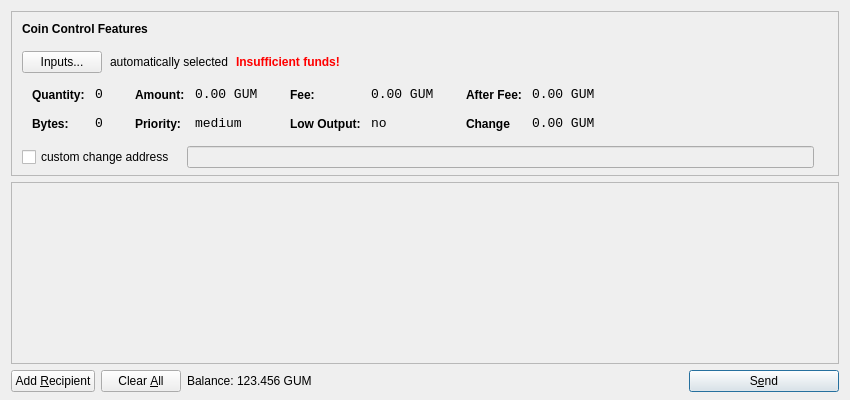
<?xml version="1.0" encoding="UTF-8"?>
<ui version="4.0">
 <class>SendCoinsDialog</class>
 <widget class="QDialog" name="SendCoinsDialog">
  <property name="geometry">
   <rect>
    <x>0</x>
    <y>0</y>
    <width>850</width>
    <height>400</height>
   </rect>
  </property>
  <property name="windowTitle">
   <string>Send Coins</string>
  </property>
  <layout class="QVBoxLayout" name="verticalLayout" stretch="0,1,0">
   <property name="bottomMargin">
    <number>8</number>
   </property>
   <item>
    <widget class="QFrame" name="frameCoinControl">
     <property name="sizePolicy">
      <sizepolicy hsizetype="Expanding" vsizetype="Expanding">
       <horstretch>0</horstretch>
       <verstretch>0</verstretch>
      </sizepolicy>
     </property>
     <property name="maximumSize">
      <size>
       <width>16777215</width>
       <height>16777215</height>
      </size>
     </property>
     <property name="frameShape">
      <enum>QFrame::StyledPanel</enum>
     </property>
     <property name="frameShadow">
      <enum>QFrame::Sunken</enum>
     </property>
     <layout class="QVBoxLayout" name="verticalLayoutCoinControl2">
      <property name="spacing">
       <number>-1</number>
      </property>
      <property name="leftMargin">
       <number>0</number>
      </property>
      <property name="topMargin">
       <number>0</number>
      </property>
      <property name="rightMargin">
       <number>0</number>
      </property>
      <property name="bottomMargin">
       <number>6</number>
      </property>
      <item>
       <layout class="QVBoxLayout" name="verticalLayoutCoinControl" stretch="0,0,0,0,1">
        <property name="spacing">
         <number>0</number>
        </property>
        <property name="leftMargin">
         <number>10</number>
        </property>
        <property name="topMargin">
         <number>10</number>
        </property>
        <item>
         <layout class="QHBoxLayout" name="horizontalLayoutCoinControl1">
          <property name="bottomMargin">
           <number>15</number>
          </property>
          <item>
           <widget class="QLabel" name="labelCoinControlFeatures">
            <property name="sizePolicy">
             <sizepolicy hsizetype="Preferred" vsizetype="Maximum">
              <horstretch>0</horstretch>
              <verstretch>0</verstretch>
             </sizepolicy>
            </property>
            <property name="font">
             <font>
              <weight>75</weight>
              <bold>true</bold>
             </font>
            </property>
            <property name="styleSheet">
             <string notr="true">font-weight:bold;</string>
            </property>
            <property name="text">
             <string>Coin Control Features</string>
            </property>
           </widget>
          </item>
         </layout>
        </item>
        <item>
         <layout class="QHBoxLayout" name="horizontalLayoutCoinControl2" stretch="0,0,0,0">
          <property name="spacing">
           <number>8</number>
          </property>
          <property name="bottomMargin">
           <number>10</number>
          </property>
          <item>
           <widget class="QPushButton" name="pushButtonCoinControl">
            <property name="styleSheet">
             <string notr="true"/>
            </property>
            <property name="text">
             <string>Inputs...</string>
            </property>
           </widget>
          </item>
          <item>
           <widget class="QLabel" name="labelCoinControlAutomaticallySelected">
            <property name="text">
             <string>automatically selected</string>
            </property>
            <property name="margin">
             <number>5</number>
            </property>
           </widget>
          </item>
          <item>
           <widget class="QLabel" name="labelCoinControlInsuffFunds">
            <property name="font">
             <font>
              <weight>75</weight>
              <bold>true</bold>
             </font>
            </property>
            <property name="styleSheet">
             <string notr="true">color:red;font-weight:bold;</string>
            </property>
            <property name="text">
             <string>Insufficient funds!</string>
            </property>
            <property name="margin">
             <number>5</number>
            </property>
           </widget>
          </item>
          <item>
           <spacer name="horizontalSpacerCoinControl">
            <property name="orientation">
             <enum>Qt::Horizontal</enum>
            </property>
            <property name="sizeHint" stdset="0">
             <size>
              <width>40</width>
              <height>1</height>
             </size>
            </property>
           </spacer>
          </item>
         </layout>
        </item>
        <item>
         <widget class="QWidget" name="widgetCoinControl" native="true">
          <property name="sizePolicy">
           <sizepolicy hsizetype="Preferred" vsizetype="Preferred">
            <horstretch>0</horstretch>
            <verstretch>0</verstretch>
           </sizepolicy>
          </property>
          <property name="minimumSize">
           <size>
            <width>0</width>
            <height>0</height>
           </size>
          </property>
          <property name="styleSheet">
           <string notr="true"/>
          </property>
          <layout class="QHBoxLayout" name="horizontalLayoutCoinControl5">
           <property name="margin">
            <number>0</number>
           </property>
           <item>
            <layout class="QHBoxLayout" name="horizontalLayoutCoinControl3" stretch="0,0,0,1">
             <property name="spacing">
              <number>20</number>
             </property>
             <property name="topMargin">
              <number>0</number>
             </property>
             <property name="bottomMargin">
              <number>10</number>
             </property>
             <item>
              <layout class="QFormLayout" name="formLayoutCoinControl1">
               <property name="horizontalSpacing">
                <number>10</number>
               </property>
               <property name="verticalSpacing">
                <number>14</number>
               </property>
               <property name="leftMargin">
                <number>10</number>
               </property>
               <property name="topMargin">
                <number>4</number>
               </property>
               <property name="rightMargin">
                <number>6</number>
               </property>
               <item row="0" column="0">
                <widget class="QLabel" name="labelCoinControlQuantityText">
                 <property name="styleSheet">
                  <string notr="true">font-weight:bold;</string>
                 </property>
                 <property name="text">
                  <string>Quantity:</string>
                 </property>
                 <property name="margin">
                  <number>0</number>
                 </property>
                </widget>
               </item>
               <item row="0" column="1">
                <widget class="QLabel" name="labelCoinControlQuantity">
                 <property name="font">
                  <font>
                   <family>Monospace</family>
                   <pointsize>10</pointsize>
                  </font>
                 </property>
                 <property name="cursor">
                  <cursorShape>IBeamCursor</cursorShape>
                 </property>
                 <property name="contextMenuPolicy">
                  <enum>Qt::ActionsContextMenu</enum>
                 </property>
                 <property name="text">
                  <string>0</string>
                 </property>
                 <property name="margin">
                  <number>0</number>
                 </property>
                 <property name="textInteractionFlags">
                  <set>Qt::LinksAccessibleByMouse|Qt::TextSelectableByKeyboard|Qt::TextSelectableByMouse</set>
                 </property>
                </widget>
               </item>
               <item row="1" column="0">
                <widget class="QLabel" name="labelCoinControlBytesText">
                 <property name="styleSheet">
                  <string notr="true">font-weight:bold;</string>
                 </property>
                 <property name="text">
                  <string>Bytes:</string>
                 </property>
                </widget>
               </item>
               <item row="1" column="1">
                <widget class="QLabel" name="labelCoinControlBytes">
                 <property name="font">
                  <font>
                   <family>Monospace</family>
                   <pointsize>10</pointsize>
                  </font>
                 </property>
                 <property name="cursor">
                  <cursorShape>IBeamCursor</cursorShape>
                 </property>
                 <property name="contextMenuPolicy">
                  <enum>Qt::ActionsContextMenu</enum>
                 </property>
                 <property name="text">
                  <string>0</string>
                 </property>
                 <property name="textInteractionFlags">
                  <set>Qt::LinksAccessibleByMouse|Qt::TextSelectableByKeyboard|Qt::TextSelectableByMouse</set>
                 </property>
                </widget>
               </item>
              </layout>
             </item>
             <item>
              <layout class="QFormLayout" name="formLayoutCoinControl2">
               <property name="horizontalSpacing">
                <number>10</number>
               </property>
               <property name="verticalSpacing">
                <number>14</number>
               </property>
               <property name="leftMargin">
                <number>6</number>
               </property>
               <property name="topMargin">
                <number>4</number>
               </property>
               <property name="rightMargin">
                <number>6</number>
               </property>
               <item row="0" column="0">
                <widget class="QLabel" name="labelCoinControlAmountText">
                 <property name="styleSheet">
                  <string notr="true">font-weight:bold;</string>
                 </property>
                 <property name="text">
                  <string>Amount:</string>
                 </property>
                 <property name="margin">
                  <number>0</number>
                 </property>
                </widget>
               </item>
               <item row="0" column="1">
                <widget class="QLabel" name="labelCoinControlAmount">
                 <property name="font">
                  <font>
                   <family>Monospace</family>
                   <pointsize>10</pointsize>
                  </font>
                 </property>
                 <property name="cursor">
                  <cursorShape>IBeamCursor</cursorShape>
                 </property>
                 <property name="contextMenuPolicy">
                  <enum>Qt::ActionsContextMenu</enum>
                 </property>
                 <property name="text">
                  <string>0.00 GUM</string>
                 </property>
                 <property name="textInteractionFlags">
                  <set>Qt::LinksAccessibleByMouse|Qt::TextSelectableByKeyboard|Qt::TextSelectableByMouse</set>
                 </property>
                </widget>
               </item>
               <item row="1" column="0">
                <widget class="QLabel" name="labelCoinControlPriorityText">
                 <property name="styleSheet">
                  <string notr="true">font-weight:bold;</string>
                 </property>
                 <property name="text">
                  <string>Priority:</string>
                 </property>
                </widget>
               </item>
               <item row="1" column="1">
                <widget class="QLabel" name="labelCoinControlPriority">
                 <property name="font">
                  <font>
                   <family>Monospace</family>
                   <pointsize>10</pointsize>
                  </font>
                 </property>
                 <property name="cursor">
                  <cursorShape>IBeamCursor</cursorShape>
                 </property>
                 <property name="contextMenuPolicy">
                  <enum>Qt::ActionsContextMenu</enum>
                 </property>
                 <property name="text">
                  <string>medium</string>
                 </property>
                 <property name="textInteractionFlags">
                  <set>Qt::LinksAccessibleByMouse|Qt::TextSelectableByKeyboard|Qt::TextSelectableByMouse</set>
                 </property>
                </widget>
               </item>
              </layout>
             </item>
             <item>
              <layout class="QFormLayout" name="formLayoutCoinControl3">
               <property name="horizontalSpacing">
                <number>10</number>
               </property>
               <property name="verticalSpacing">
                <number>14</number>
               </property>
               <property name="leftMargin">
                <number>6</number>
               </property>
               <property name="topMargin">
                <number>4</number>
               </property>
               <property name="rightMargin">
                <number>6</number>
               </property>
               <item row="0" column="0">
                <widget class="QLabel" name="labelCoinControlFeeText">
                 <property name="styleSheet">
                  <string notr="true">font-weight:bold;</string>
                 </property>
                 <property name="text">
                  <string>Fee:</string>
                 </property>
                 <property name="margin">
                  <number>0</number>
                 </property>
                </widget>
               </item>
               <item row="0" column="1">
                <widget class="QLabel" name="labelCoinControlFee">
                 <property name="font">
                  <font>
                   <family>Monospace</family>
                   <pointsize>10</pointsize>
                  </font>
                 </property>
                 <property name="cursor">
                  <cursorShape>IBeamCursor</cursorShape>
                 </property>
                 <property name="contextMenuPolicy">
                  <enum>Qt::ActionsContextMenu</enum>
                 </property>
                 <property name="text">
                  <string>0.00 GUM</string>
                 </property>
                 <property name="textInteractionFlags">
                  <set>Qt::LinksAccessibleByMouse|Qt::TextSelectableByKeyboard|Qt::TextSelectableByMouse</set>
                 </property>
                </widget>
               </item>
               <item row="1" column="0">
                <widget class="QLabel" name="labelCoinControlLowOutputText">
                 <property name="styleSheet">
                  <string notr="true">font-weight:bold;</string>
                 </property>
                 <property name="text">
                  <string>Low Output:</string>
                 </property>
                </widget>
               </item>
               <item row="1" column="1">
                <widget class="QLabel" name="labelCoinControlLowOutput">
                 <property name="font">
                  <font>
                   <family>Monospace</family>
                   <pointsize>10</pointsize>
                  </font>
                 </property>
                 <property name="cursor">
                  <cursorShape>IBeamCursor</cursorShape>
                 </property>
                 <property name="contextMenuPolicy">
                  <enum>Qt::ActionsContextMenu</enum>
                 </property>
                 <property name="text">
                  <string>no</string>
                 </property>
                 <property name="textInteractionFlags">
                  <set>Qt::LinksAccessibleByMouse|Qt::TextSelectableByKeyboard|Qt::TextSelectableByMouse</set>
                 </property>
                </widget>
               </item>
              </layout>
             </item>
             <item>
              <layout class="QFormLayout" name="formLayoutCoinControl4">
               <property name="horizontalSpacing">
                <number>10</number>
               </property>
               <property name="verticalSpacing">
                <number>14</number>
               </property>
               <property name="leftMargin">
                <number>6</number>
               </property>
               <property name="topMargin">
                <number>4</number>
               </property>
               <property name="rightMargin">
                <number>6</number>
               </property>
               <item row="0" column="0">
                <widget class="QLabel" name="labelCoinControlAfterFeeText">
                 <property name="styleSheet">
                  <string notr="true">font-weight:bold;</string>
                 </property>
                 <property name="text">
                  <string>After Fee:</string>
                 </property>
                 <property name="margin">
                  <number>0</number>
                 </property>
                </widget>
               </item>
               <item row="0" column="1">
                <widget class="QLabel" name="labelCoinControlAfterFee">
                 <property name="font">
                  <font>
                   <family>Monospace</family>
                   <pointsize>10</pointsize>
                  </font>
                 </property>
                 <property name="cursor">
                  <cursorShape>IBeamCursor</cursorShape>
                 </property>
                 <property name="contextMenuPolicy">
                  <enum>Qt::ActionsContextMenu</enum>
                 </property>
                 <property name="text">
                  <string>0.00 GUM</string>
                 </property>
                 <property name="textInteractionFlags">
                  <set>Qt::LinksAccessibleByMouse|Qt::TextSelectableByKeyboard|Qt::TextSelectableByMouse</set>
                 </property>
                </widget>
               </item>
               <item row="1" column="0">
                <widget class="QLabel" name="labelCoinControlChangeText">
                 <property name="styleSheet">
                  <string notr="true">font-weight:bold;</string>
                 </property>
                 <property name="text">
                  <string>Change</string>
                 </property>
                </widget>
               </item>
               <item row="1" column="1">
                <widget class="QLabel" name="labelCoinControlChange">
                 <property name="font">
                  <font>
                   <family>Monospace</family>
                   <pointsize>10</pointsize>
                  </font>
                 </property>
                 <property name="cursor">
                  <cursorShape>IBeamCursor</cursorShape>
                 </property>
                 <property name="contextMenuPolicy">
                  <enum>Qt::ActionsContextMenu</enum>
                 </property>
                 <property name="text">
                  <string>0.00 GUM</string>
                 </property>
                 <property name="textInteractionFlags">
                  <set>Qt::LinksAccessibleByMouse|Qt::TextSelectableByKeyboard|Qt::TextSelectableByMouse</set>
                 </property>
                </widget>
               </item>
              </layout>
             </item>
            </layout>
           </item>
          </layout>
         </widget>
        </item>
        <item>
         <layout class="QHBoxLayout" name="horizontalLayoutCoinControl4" stretch="0,0,0">
          <property name="spacing">
           <number>12</number>
          </property>
          <property name="sizeConstraint">
           <enum>QLayout::SetDefaultConstraint</enum>
          </property>
          <property name="topMargin">
           <number>5</number>
          </property>
          <property name="rightMargin">
           <number>5</number>
          </property>
          <item>
           <widget class="QCheckBox" name="checkBoxCoinControlChange">
            <property name="text">
             <string>custom change address</string>
            </property>
           </widget>
          </item>
          <item>
           <widget class="QLineEdit" name="lineEditCoinControlChange">
            <property name="enabled">
             <bool>false</bool>
            </property>
            <property name="sizePolicy">
             <sizepolicy hsizetype="Expanding" vsizetype="Fixed">
              <horstretch>0</horstretch>
              <verstretch>0</verstretch>
             </sizepolicy>
            </property>
           </widget>
          </item>
          <item>
           <widget class="QLabel" name="labelCoinControlChangeLabel">
            <property name="sizePolicy">
             <sizepolicy hsizetype="Preferred" vsizetype="Expanding">
              <horstretch>0</horstretch>
              <verstretch>0</verstretch>
             </sizepolicy>
            </property>
            <property name="minimumSize">
             <size>
              <width>0</width>
              <height>0</height>
             </size>
            </property>
            <property name="text">
             <string/>
            </property>
            <property name="margin">
             <number>3</number>
            </property>
           </widget>
          </item>
         </layout>
        </item>
        <item>
         <spacer name="verticalSpacerCoinControl">
          <property name="orientation">
           <enum>Qt::Vertical</enum>
          </property>
          <property name="sizeHint" stdset="0">
           <size>
            <width>800</width>
            <height>1</height>
           </size>
          </property>
         </spacer>
        </item>
       </layout>
      </item>
     </layout>
    </widget>
   </item>
   <item>
    <widget class="QScrollArea" name="scrollArea">
     <property name="widgetResizable">
      <bool>true</bool>
     </property>
     <widget class="QWidget" name="scrollAreaWidgetContents">
      <property name="geometry">
       <rect>
        <x>0</x>
        <y>0</y>
        <width>830</width>
        <height>165</height>
       </rect>
      </property>
      <layout class="QVBoxLayout" name="verticalLayout_2">
       <property name="margin">
        <number>0</number>
       </property>
       <item>
        <layout class="QVBoxLayout" name="entries">
         <property name="spacing">
          <number>6</number>
         </property>
        </layout>
       </item>
       <item>
        <spacer name="verticalSpacer">
         <property name="orientation">
          <enum>Qt::Vertical</enum>
         </property>
         <property name="sizeHint" stdset="0">
          <size>
           <width>20</width>
           <height>40</height>
          </size>
         </property>
        </spacer>
       </item>
      </layout>
     </widget>
    </widget>
   </item>
   <item>
    <layout class="QHBoxLayout" name="horizontalLayout">
     <item>
      <widget class="QPushButton" name="addButton">
       <property name="toolTip">
        <string>Send to multiple recipients at once</string>
       </property>
       <property name="text">
        <string>Add &amp;Recipient</string>
       </property>
       <property name="icon">
        <iconset resource="../bitcoin.qrc">
         <normaloff>:/icons/add</normaloff>:/icons/add</iconset>
       </property>
       <property name="autoDefault">
        <bool>false</bool>
       </property>
      </widget>
     </item>
     <item>
      <widget class="QPushButton" name="clearButton">
       <property name="sizePolicy">
        <sizepolicy hsizetype="Minimum" vsizetype="Fixed">
         <horstretch>0</horstretch>
         <verstretch>0</verstretch>
        </sizepolicy>
       </property>
       <property name="toolTip">
        <string>Remove all transaction fields</string>
       </property>
       <property name="text">
        <string>Clear &amp;All</string>
       </property>
       <property name="icon">
        <iconset resource="../bitcoin.qrc">
         <normaloff>:/icons/remove</normaloff>:/icons/remove</iconset>
       </property>
       <property name="autoRepeatDelay">
        <number>300</number>
       </property>
       <property name="autoDefault">
        <bool>false</bool>
       </property>
      </widget>
     </item>
     <item>
      <layout class="QHBoxLayout" name="horizontalLayout_2">
       <property name="spacing">
        <number>3</number>
       </property>
       <item>
        <widget class="QLabel" name="label">
         <property name="sizePolicy">
          <sizepolicy hsizetype="Preferred" vsizetype="Fixed">
           <horstretch>0</horstretch>
           <verstretch>0</verstretch>
          </sizepolicy>
         </property>
         <property name="text">
          <string>Balance:</string>
         </property>
        </widget>
       </item>
       <item>
        <widget class="QLabel" name="labelBalance">
         <property name="sizePolicy">
          <sizepolicy hsizetype="Preferred" vsizetype="Fixed">
           <horstretch>0</horstretch>
           <verstretch>0</verstretch>
          </sizepolicy>
         </property>
         <property name="cursor">
          <cursorShape>IBeamCursor</cursorShape>
         </property>
         <property name="text">
          <string>123.456 GUM</string>
         </property>
         <property name="textInteractionFlags">
          <set>Qt::LinksAccessibleByMouse|Qt::TextSelectableByKeyboard|Qt::TextSelectableByMouse</set>
         </property>
        </widget>
       </item>
      </layout>
     </item>
     <item>
      <spacer name="horizontalSpacer">
       <property name="orientation">
        <enum>Qt::Horizontal</enum>
       </property>
       <property name="sizeHint" stdset="0">
        <size>
         <width>40</width>
         <height>20</height>
        </size>
       </property>
      </spacer>
     </item>
     <item>
      <widget class="QPushButton" name="sendButton">
       <property name="minimumSize">
        <size>
         <width>150</width>
         <height>0</height>
        </size>
       </property>
       <property name="toolTip">
        <string>Confirm the send action</string>
       </property>
       <property name="text">
        <string>S&amp;end</string>
       </property>
       <property name="icon">
        <iconset resource="../bitcoin.qrc">
         <normaloff>:/icons/send</normaloff>:/icons/send</iconset>
       </property>
       <property name="default">
        <bool>true</bool>
       </property>
      </widget>
     </item>
    </layout>
   </item>
  </layout>
 </widget>
 <resources>
  <include location="../bitcoin.qrc"/>
 </resources>
 <connections/>
</ui>
